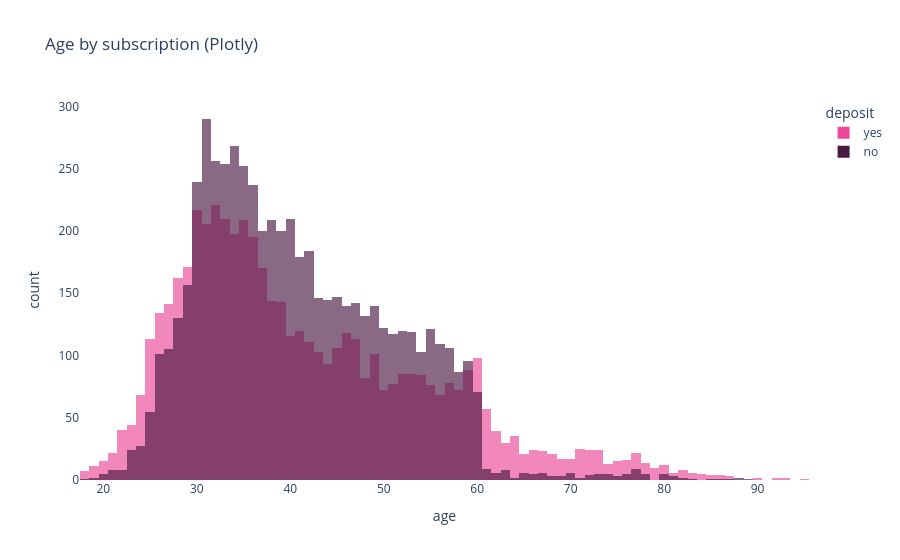

Write notebook code for a chart like this one.
### Markdown cell above
**Answer:** Rates vary widely by group — e.g. students and retirees often convert higher, while some blue-collar/married cells are lower. Targeting should be segment-specific.

### Code cell
# Interactive Plotly chart (also useful for dashboard parity)
fig = px.histogram(
    df_clean, x="age", color="deposit", barmode="overlay", opacity=0.65,
    color_discrete_map={"yes": "#EC4899", "no": "#4A1942"},
    title="Age by subscription (Plotly)"
)
fig.update_layout(paper_bgcolor="white", plot_bgcolor="white")
fig.write_image(str(FIG / "q_plotly_age.png"), scale=2) if False else None  # kaleido optional
fig.show()

### Figure 1 — Plotly figure (JSON) as saved in the notebook; plotly's stock layout.template omitted (floating-point values rounded to 4 significant figures; data arrays with more than 128 entries replaced by an {"elided": "..."} marker saying what was removed)
{"data": [{"bingroup": "x", "hovertemplate": "deposit=yes<br>age=%{x}<br>count=%{y}<extra></extra>", "legendgroup": "yes", "marker": {"color": "#EC4899", "opacity": 0.65, "pattern": {"shape": ""}}, "name": "yes", "orientation": "v", "showlegend": true, "type": "histogram", "x": {"elided": "5289 int values"}, "xaxis": "x", "yaxis": "y"}, {"bingroup": "x", "hovertemplate": "deposit=no<br>age=%{x}<br>count=%{y}<extra></extra>", "legendgroup": "no", "marker": {"color": "#4A1942", "opacity": 0.65, "pattern": {"shape": ""}}, "name": "no", "orientation": "v", "showlegend": true, "type": "histogram", "x": {"elided": "5873 int values"}, "xaxis": "x", "yaxis": "y"}], "layout": {"barmode": "overlay", "legend": {"title": {"text": "deposit"}, "tracegroupgap": 0}, "paper_bgcolor": "white", "plot_bgcolor": "white", "title": {"text": "Age by subscription (Plotly)"}, "xaxis": {"anchor": "y", "domain": [0.0, 1.0], "title": {"text": "age"}}, "yaxis": {"anchor": "x", "domain": [0.0, 1.0], "title": {"text": "count"}}}}
